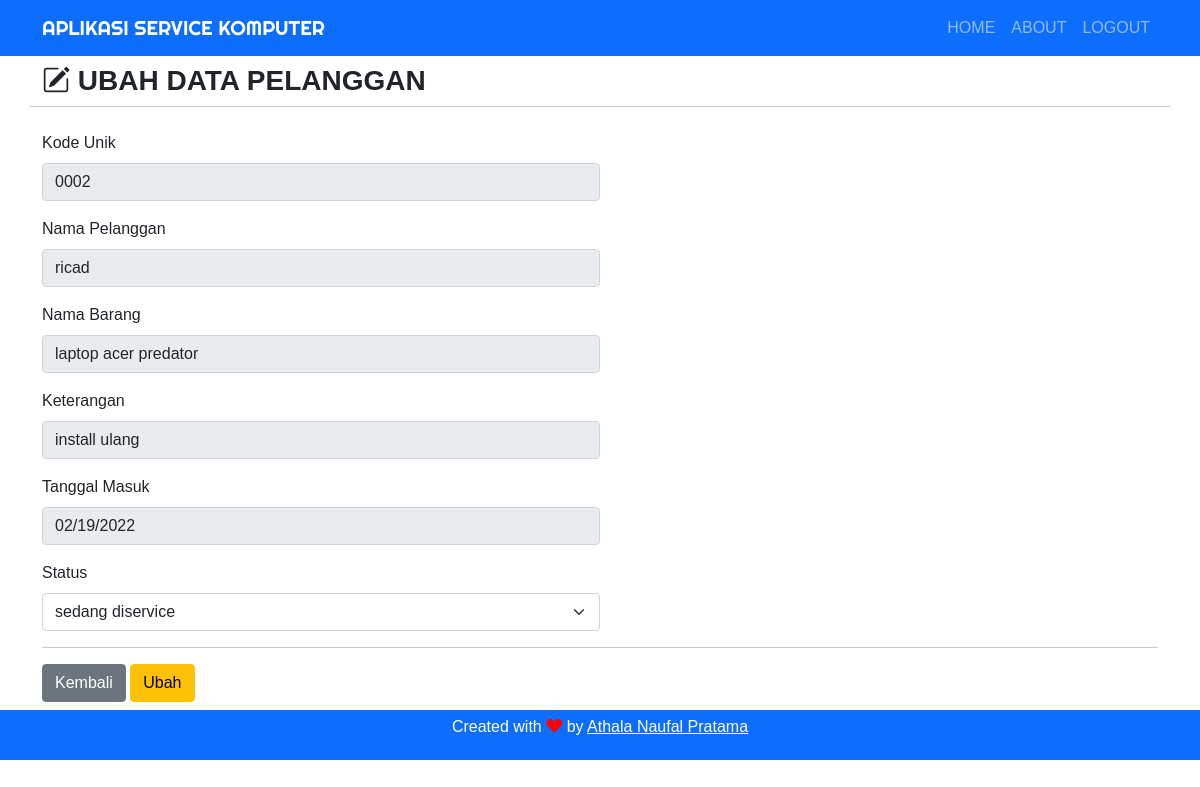
The app's page /ubah.php?no=2 (signed in) with its own data.
### tables this page shows
CREATE TABLE `tb_data` (
  `no` int(20) NOT NULL,
  `kode_unik` varchar(20) NOT NULL,
  `nama_owner` varchar(30) NOT NULL,
  `nama_device` varchar(30) NOT NULL,
  `keterangan` varchar(200) NOT NULL,
  `tanggal_in` date NOT NULL,
  `status` varchar(20) NOT NULL
);

### function.php (called while the page is built, shortened)
<?php
$koneksi = mysqli_connect("localhost", "root", "", "aplikasi_kita");
function query($query)
{
    global $koneksi;
    $result = mysqli_query($koneksi, $query);
    $rows = [];
    while ($row = mysqli_fetch_assoc($result)) {
        $rows[] = $row;
    }
    return $rows;
}

### ubah.php (the view, shortened to what this page needs)
<?php
require 'function.php';
$no = $_GET['no'];
$mine = query("SELECT * FROM tb_data WHERE no = $no")[0];
?>
<!DOCTYPE html>
<html lang="en">
<head>
    <link href="https://cdn.jsdelivr.net/npm/bootstrap@5.0.0-beta2/dist/css/bootstrap.min.css" rel="stylesheet">
    <link rel="stylesheet" href="https://cdn.jsdelivr.net/npm/bootstrap-icons@1.4.0/font/bootstrap-icons.css">
    <link rel="stylesheet" href="css/style.css">
</head>
<body>
    <nav class="navbar navbar-expand-lg navbar-dark bg-primary text-uppercase">
        <div class="container">
            <a class="navbar-brand" href="index.php">Aplikasi Service Komputer</a>
            <div class="collapse navbar-collapse" id="navbarNav">
                <ul class="navbar-nav ms-auto">
                    <li class="nav-item">
                        <a class="nav-link" aria-current="page" href="index.php">Home</a>
                    </li>
                    <li class="nav-item">
                        <a class="nav-link" href="#about">About</a>
                    </li>
                    <li class="nav-item">
                        <a class="nav-link" href="logout.php">Logout</a>
                    </li>
                </ul>
            </div>
        </div>
    </nav>
    <div class="container">
        <div class="row my-2">
            <div class="col-md">
                <h3 class="fw-bold text-uppercase"><i class="bi bi-pencil-square"></i>&nbsp;Ubah Data Pelanggan</h3>
            </div>
            <hr>
        </div>
        <div class="row my-2">
            <div class="col-md">
                <form action="" method="post" enctype="multipart/form-data">
                    <div class="mb-3">
                        <label for="nis" class="form-label">Kode Unik</label>
                        <input type="text" class="form-control w-50" id="nis" placeholder="Masukkan Kode Unik" name="kode_unik" autocomplete="off" value="<?= $mine['kode_unik']?>" readonly>
                    </div>
                    <div class="mb-3">
                        <label for="nama" class="form-label">Nama Pelanggan</label>
                        <input type="text" class="form-control form-control-md w-50" id="nama" placeholder="Masukkan Nama" name="nama_owner" autocomplete="off" value="<?= $mine['nama_owner']?>" readonly>
                    </div>
                    <div class="mb-3">
                        <label for="nama_barang" class="form-label">Nama Barang</label>
                        <input type="text" class="form-control w-50" id="nama_barang" placeholder="Masukkan Nama Barang" name="nama_device" autocomplete="off" value="<?= $mine['nama_device'] ?>" readonly>
                    </div>
                    <div class="mb-3">
                        <label for="keterangan" class="form-label">Keterangan</label>
                        <input type="text" class="form-control w-50" id="keterangan" name="keterangan" value="<?= $mine['keterangan'] ?>" readonly>
                    </div>
                    <div class="mb-3">
                        <label class="form-label">Tanggal Masuk</label>
                        <input type="date" class="form-control w-50" name="tanggal_in" value="<?= $mine['tanggal_in']?>" readonly>
                    </div>
                    <div class="mb-3">
                        <label for="jurusan" class="form-label">Status</label>
                        <select class="form-select w-50" id="jurusan" name="status">
                            <option value="sedang diservice"<?php if ($mine["status"] == "sedang diservice"){?>selected=""<?php } ?>>sedang diservice</option>
                        </select>
                    </div>
                    <hr>
                    <a href="dashboard.php" class="btn btn-secondary">Kembali</a>
                    <button type="submit" class="btn btn-warning" name="ubah">Ubah</button>
                </form>
            </div>
        </div>
    </div>
    <footer class="bg-primary text-white text-center" style="padding: 5px;">
        <p>Created with <i class="bi bi-suit-heart-fill" style="color: red;"></i> by <u style="color: #fff;">Athala Naufal Pratama</u></p>
    </footer>
</body>
</html>

### css/style.css (style rules this page uses)
body { font-family: "Gill Sans", "Gill Sans MT", Calibri, "Trebuchet MS", sans-serif; }
.navbar-brand { font-family: "Righteous", cursive; }

### records on screen
tb_data: kode_unik "0002", nama_owner "ricad", nama_device "laptop acer predator", keterangan "install ulang", tanggal_in "02/19/2022", status "sedang diservice"
